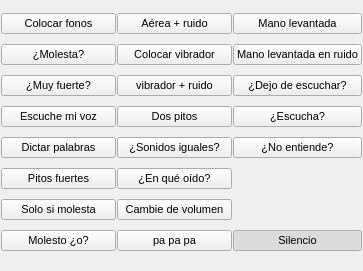
<?xml version="1.0" encoding="UTF-8"?>
<ui version="4.0">
 <class>Form</class>
 <widget class="QWidget" name="Form">
  <property name="geometry">
   <rect>
    <x>0</x>
    <y>0</y>
    <width>363</width>
    <height>271</height>
   </rect>
  </property>
  <property name="windowTitle">
   <string>Form</string>
  </property>
  <layout class="QGridLayout" name="gridLayout">
   <property name="leftMargin">
    <number>1</number>
   </property>
   <property name="topMargin">
    <number>4</number>
   </property>
   <property name="rightMargin">
    <number>1</number>
   </property>
   <property name="bottomMargin">
    <number>4</number>
   </property>
   <property name="spacing">
    <number>1</number>
   </property>
   <item row="14" column="2">
    <widget class="QPushButton" name="btn_act19">
     <property name="font">
      <font>
       <pointsize>8</pointsize>
      </font>
     </property>
     <property name="toolTip">
      <string>&lt;html&gt;&lt;head/&gt;&lt;body&gt;&lt;p&gt;&lt;span style=&quot; background-color:transparent;&quot;&gt;Silencio&lt;/span&gt;&lt;/p&gt;&lt;/body&gt;&lt;/html&gt;</string>
     </property>
     <property name="text">
      <string>Silencio</string>
     </property>
     <property name="checkable">
      <bool>true</bool>
     </property>
     <property name="checked">
      <bool>true</bool>
     </property>
     <property name="autoExclusive">
      <bool>true</bool>
     </property>
     <attribute name="buttonGroup">
      <string notr="true">buttonGroup</string>
     </attribute>
    </widget>
   </item>
   <item row="10" column="0">
    <widget class="QPushButton" name="btn_act5">
     <property name="font">
      <font>
       <pointsize>8</pointsize>
      </font>
     </property>
     <property name="toolTip">
      <string>&lt;html&gt;&lt;head/&gt;&lt;body&gt;&lt;p&gt;&lt;span style=&quot; background-color:transparent;&quot;&gt;AHORA LE VOY A DICTAR UNAS PALABRAS, NECESITO QUE LAS REPITA EN VOZ ALTA Y REPITA SOLO LO QUE ENTIENDA. &lt;/span&gt;&lt;/p&gt;&lt;/body&gt;&lt;/html&gt;</string>
     </property>
     <property name="text">
      <string>Dictar palabras</string>
     </property>
     <property name="checkable">
      <bool>true</bool>
     </property>
     <property name="autoExclusive">
      <bool>true</bool>
     </property>
     <attribute name="buttonGroup">
      <string notr="true">buttonGroup</string>
     </attribute>
    </widget>
   </item>
   <item row="6" column="0">
    <widget class="QPushButton" name="btn_act8">
     <property name="font">
      <font>
       <pointsize>8</pointsize>
      </font>
     </property>
     <property name="toolTip">
      <string>&lt;html&gt;&lt;head/&gt;&lt;body&gt;&lt;p&gt;&lt;span style=&quot; background-color:transparent;&quot;&gt;¿MOLESTA CUANDO LE HABLO?&lt;/span&gt;&lt;/p&gt;&lt;/body&gt;&lt;/html&gt;</string>
     </property>
     <property name="text">
      <string>¿Molesta?</string>
     </property>
     <property name="checkable">
      <bool>true</bool>
     </property>
     <property name="autoExclusive">
      <bool>true</bool>
     </property>
     <attribute name="buttonGroup">
      <string notr="true">buttonGroup</string>
     </attribute>
    </widget>
   </item>
   <item row="12" column="0">
    <widget class="QPushButton" name="btn_act2">
     <property name="font">
      <font>
       <pointsize>8</pointsize>
      </font>
     </property>
     <property name="toolTip">
      <string>&lt;html&gt;&lt;head/&gt;&lt;body&gt;&lt;p&gt;&lt;span style=&quot; background-color:transparent;&quot;&gt;AHORA LE VOY A COLOCAR UNOS PITOS FUERTES, VAN A HACER TODOS FUERTES E IRÁN AUMENTANDO EN VOLUMEN, SERÁN CADA VEZ MÁS FUERTES. NECESITO QUE ME AVISE SI ALGUNO DE ESOS PITOS FUERTES A USTED LE MOLESTA. &lt;/span&gt;&lt;/p&gt;&lt;/body&gt;&lt;/html&gt;</string>
     </property>
     <property name="text">
      <string>Pitos fuertes</string>
     </property>
     <property name="checkable">
      <bool>true</bool>
     </property>
     <property name="autoExclusive">
      <bool>true</bool>
     </property>
     <attribute name="buttonGroup">
      <string notr="true">buttonGroup</string>
     </attribute>
    </widget>
   </item>
   <item row="4" column="0">
    <widget class="QPushButton" name="btn_act1">
     <property name="font">
      <font>
       <pointsize>8</pointsize>
      </font>
     </property>
     <property name="toolTip">
      <string>&lt;html&gt;&lt;head/&gt;&lt;body&gt;&lt;p&gt;&lt;span style=&quot; background-color:transparent;&quot;&gt;LE VOY A COLOCAR ESTOS FONOS, POR ESTOS FONOS USTED VA A ESCUCHAR UNOS PITOS, CADA PITO QUE ESCUCHE NECESITO QUE LEVANTE LA MANO, AUNQUE SUENEN MUY PEQUEÑOS, ME AVISA TODOS LOS PITOS QUE ESCUCHE. &lt;/span&gt;&lt;/p&gt;&lt;/body&gt;&lt;/html&gt;</string>
     </property>
     <property name="text">
      <string>Colocar fonos</string>
     </property>
     <property name="checkable">
      <bool>true</bool>
     </property>
     <property name="autoExclusive">
      <bool>true</bool>
     </property>
     <attribute name="buttonGroup">
      <string notr="true">buttonGroup</string>
     </attribute>
    </widget>
   </item>
   <item row="8" column="0">
    <widget class="QPushButton" name="btn_act7">
     <property name="font">
      <font>
       <pointsize>8</pointsize>
      </font>
     </property>
     <property name="toolTip">
      <string>&lt;html&gt;&lt;head/&gt;&lt;body&gt;&lt;p&gt;&lt;span style=&quot; background-color:transparent;&quot;&gt;¿ESTA MUY FUERTE MI VOZ?&lt;/span&gt;&lt;/p&gt;&lt;/body&gt;&lt;/html&gt;</string>
     </property>
     <property name="text">
      <string>¿Muy fuerte?</string>
     </property>
     <property name="checkable">
      <bool>true</bool>
     </property>
     <property name="autoExclusive">
      <bool>true</bool>
     </property>
     <attribute name="buttonGroup">
      <string notr="true">buttonGroup</string>
     </attribute>
    </widget>
   </item>
   <item row="13" column="0">
    <widget class="QPushButton" name="btn_act3">
     <property name="font">
      <font>
       <pointsize>8</pointsize>
      </font>
     </property>
     <property name="toolTip">
      <string>&lt;html&gt;&lt;head/&gt;&lt;body&gt;&lt;p&gt;&lt;span style=&quot; background-color:transparent;&quot;&gt;SOLO SI MOLESTA EL PITO FUERTE LEVANTE LA MANO. &lt;/span&gt;&lt;/p&gt;&lt;/body&gt;&lt;/html&gt;</string>
     </property>
     <property name="text">
      <string>Solo si molesta</string>
     </property>
     <property name="checkable">
      <bool>true</bool>
     </property>
     <property name="autoExclusive">
      <bool>true</bool>
     </property>
     <attribute name="buttonGroup">
      <string notr="true">buttonGroup</string>
     </attribute>
    </widget>
   </item>
   <item row="14" column="0">
    <widget class="QPushButton" name="pushButton">
     <property name="font">
      <font>
       <pointsize>8</pointsize>
      </font>
     </property>
     <property name="toolTip">
      <string>&lt;html&gt;&lt;head/&gt;&lt;body&gt;&lt;p&gt;&lt;span style=&quot; background-color:transparent;&quot;&gt;¿ESE SONIDO LE MOLESTO O SOLO LO ESCUCHO FUERTE?&lt;/span&gt;&lt;/p&gt;&lt;/body&gt;&lt;/html&gt;</string>
     </property>
     <property name="text">
      <string>Molesto ¿o?</string>
     </property>
     <property name="checkable">
      <bool>true</bool>
     </property>
     <property name="autoExclusive">
      <bool>true</bool>
     </property>
     <attribute name="buttonGroup">
      <string notr="true">buttonGroup</string>
     </attribute>
    </widget>
   </item>
   <item row="9" column="0">
    <widget class="QPushButton" name="btn_act4">
     <property name="font">
      <font>
       <pointsize>8</pointsize>
      </font>
     </property>
     <property name="toolTip">
      <string>&lt;html&gt;&lt;head/&gt;&lt;body&gt;&lt;p&gt;&lt;span style=&quot; background-color:transparent;&quot;&gt;APENAS ESCUCHE MI VOZ, LEVANTE LA MANO. &lt;/span&gt;&lt;/p&gt;&lt;/body&gt;&lt;/html&gt;</string>
     </property>
     <property name="text">
      <string>Escuche mi voz</string>
     </property>
     <property name="checkable">
      <bool>true</bool>
     </property>
     <property name="autoExclusive">
      <bool>true</bool>
     </property>
     <attribute name="buttonGroup">
      <string notr="true">buttonGroup</string>
     </attribute>
    </widget>
   </item>
   <item row="8" column="1">
    <widget class="QPushButton" name="btn_act18">
     <property name="font">
      <font>
       <pointsize>8</pointsize>
      </font>
     </property>
     <property name="toolTip">
      <string>&lt;html&gt;&lt;head/&gt;&lt;body&gt;&lt;p&gt;&lt;span style=&quot; background-color:transparent;&quot;&gt;LE VOY A COLOCAR ESTE APARATO DETRÁS DE SU OREJA, NECESITO QUE ME AVISE LOS PITOS AUNQUE SUENEN MUY BAJITOS. POR LA OTRA OREJA VA UN RUIDO, A ESE RUIDO NECESITO QUE NO LE HAGA CASO Y ME SIGA AVISANDO LOS PITOS QUE ESCUCHE.&lt;/span&gt;&lt;/p&gt;&lt;/body&gt;&lt;/html&gt;</string>
     </property>
     <property name="text">
      <string>vibrador + ruido</string>
     </property>
     <property name="checkable">
      <bool>true</bool>
     </property>
     <property name="autoExclusive">
      <bool>true</bool>
     </property>
     <attribute name="buttonGroup">
      <string notr="true">buttonGroup</string>
     </attribute>
    </widget>
   </item>
   <item row="6" column="1">
    <widget class="QPushButton" name="btn_act17">
     <property name="font">
      <font>
       <pointsize>8</pointsize>
      </font>
     </property>
     <property name="toolTip">
      <string>&lt;html&gt;&lt;head/&gt;&lt;body&gt;&lt;p&gt;&lt;span style=&quot; background-color:transparent;&quot;&gt;LE VOY A COLOCAR ESTE APARATO DETRÁS DE SU OREJA, NECESITO QUE ME AVISE LOS PITOS IGUAL QUE AL COMIENZO DEL EXAMEN, AUNQUE SUENEN MUY BAJOS.&lt;/span&gt;&lt;/p&gt;&lt;/body&gt;&lt;/html&gt;</string>
     </property>
     <property name="text">
      <string>Colocar vibrador</string>
     </property>
     <property name="checkable">
      <bool>true</bool>
     </property>
     <property name="autoExclusive">
      <bool>true</bool>
     </property>
     <attribute name="buttonGroup">
      <string notr="true">buttonGroup</string>
     </attribute>
    </widget>
   </item>
   <item row="4" column="1">
    <widget class="QPushButton" name="pushButton_2">
     <property name="font">
      <font>
       <pointsize>8</pointsize>
      </font>
     </property>
     <property name="toolTip">
      <string>&lt;html&gt;&lt;head/&gt;&lt;body&gt;&lt;p&gt;&lt;span style=&quot; background-color:transparent;&quot;&gt;AHORA VA ESCUCHAR UN RUIDO POR LA OTRA OREJITA, NECESITO QUE NO LE HAGA CASO A ESE RUIDO Y ME SIGA AVISANDO LOS SONIDOS DE ESTA OREJITA&lt;/span&gt;&lt;/p&gt;&lt;/body&gt;&lt;/html&gt;</string>
     </property>
     <property name="text">
      <string>Aérea + ruido</string>
     </property>
     <property name="checkable">
      <bool>true</bool>
     </property>
     <property name="autoExclusive">
      <bool>true</bool>
     </property>
     <attribute name="buttonGroup">
      <string notr="true">buttonGroup</string>
     </attribute>
    </widget>
   </item>
   <item row="9" column="1">
    <widget class="QPushButton" name="btn_act12">
     <property name="font">
      <font>
       <pointsize>8</pointsize>
      </font>
     </property>
     <property name="toolTip">
      <string>&lt;html&gt;&lt;head/&gt;&lt;body&gt;&lt;p&gt;&lt;span style=&quot; background-color:transparent;&quot;&gt;VA A ESCUCHAR DOS PITOS, DE FORMA ALTERNADA, UN OÍDO PRIMERO Y OTRO DESPUÉS. NECESITO QUE ME DIGA SI LOS ESCUCHA IGUAL EN VOLUMEN O UNO MÁS FUERTE QUE OTRO. &lt;/span&gt;&lt;/p&gt;&lt;/body&gt;&lt;/html&gt;</string>
     </property>
     <property name="text">
      <string>Dos pitos</string>
     </property>
     <property name="checkable">
      <bool>true</bool>
     </property>
     <property name="autoExclusive">
      <bool>true</bool>
     </property>
     <attribute name="buttonGroup">
      <string notr="true">buttonGroup</string>
     </attribute>
    </widget>
   </item>
   <item row="10" column="1">
    <widget class="QPushButton" name="btn_act14">
     <property name="font">
      <font>
       <pointsize>8</pointsize>
      </font>
     </property>
     <property name="toolTip">
      <string>&lt;html&gt;&lt;head/&gt;&lt;body&gt;&lt;p&gt;&lt;span style=&quot; background-color:transparent;&quot;&gt;¿LOS ESCUCHO IGUALES? &lt;/span&gt;&lt;/p&gt;&lt;/body&gt;&lt;/html&gt;</string>
     </property>
     <property name="text">
      <string>¿Sonidos iguales?</string>
     </property>
     <property name="checkable">
      <bool>true</bool>
     </property>
     <property name="autoExclusive">
      <bool>true</bool>
     </property>
     <attribute name="buttonGroup">
      <string notr="true">buttonGroup</string>
     </attribute>
    </widget>
   </item>
   <item row="13" column="1">
    <widget class="QPushButton" name="btn_act15">
     <property name="font">
      <font>
       <pointsize>8</pointsize>
      </font>
     </property>
     <property name="toolTip">
      <string>&lt;html&gt;&lt;head/&gt;&lt;body&gt;&lt;p&gt;&lt;span style=&quot; background-color:transparent;&quot;&gt;VA ESCUCHAR UN PITO DE FORMA CONTINUA. NECESITO QUE ME AVISE CUANDO ESE PITO CAMBIE DE VOLUMEN LEVANTANDO LA MANO CADA VEZ QUE OCURRA. &lt;/span&gt;&lt;/p&gt;&lt;/body&gt;&lt;/html&gt;</string>
     </property>
     <property name="text">
      <string>Cambie de volumen</string>
     </property>
     <property name="checkable">
      <bool>true</bool>
     </property>
     <property name="autoExclusive">
      <bool>true</bool>
     </property>
     <attribute name="buttonGroup">
      <string notr="true">buttonGroup</string>
     </attribute>
    </widget>
   </item>
   <item row="12" column="1">
    <widget class="QPushButton" name="btn_act13">
     <property name="font">
      <font>
       <pointsize>8</pointsize>
      </font>
     </property>
     <property name="toolTip">
      <string>&lt;html&gt;&lt;head/&gt;&lt;body&gt;&lt;p&gt;&lt;span style=&quot; background-color:transparent;&quot;&gt;¿QUÉ OÍDO ESCUCHO MÁS FUERTE?&lt;/span&gt;&lt;/p&gt;&lt;/body&gt;&lt;/html&gt;</string>
     </property>
     <property name="text">
      <string>¿En qué oído?</string>
     </property>
     <property name="checkable">
      <bool>true</bool>
     </property>
     <property name="autoExclusive">
      <bool>true</bool>
     </property>
     <attribute name="buttonGroup">
      <string notr="true">buttonGroup</string>
     </attribute>
    </widget>
   </item>
   <item row="9" column="2">
    <widget class="QPushButton" name="btn_act6">
     <property name="font">
      <font>
       <pointsize>8</pointsize>
      </font>
     </property>
     <property name="toolTip">
      <string>&lt;html&gt;&lt;head/&gt;&lt;body&gt;&lt;p&gt;&lt;span style=&quot; background-color:transparent;&quot;&gt;¿ME ESCUCHA?&lt;/span&gt;&lt;/p&gt;&lt;/body&gt;&lt;/html&gt;</string>
     </property>
     <property name="text">
      <string>¿Escucha?</string>
     </property>
     <property name="checkable">
      <bool>true</bool>
     </property>
     <property name="autoExclusive">
      <bool>true</bool>
     </property>
     <attribute name="buttonGroup">
      <string notr="true">buttonGroup</string>
     </attribute>
    </widget>
   </item>
   <item row="8" column="2">
    <widget class="QPushButton" name="btn_act11">
     <property name="font">
      <font>
       <pointsize>8</pointsize>
      </font>
     </property>
     <property name="toolTip">
      <string>&lt;html&gt;&lt;head/&gt;&lt;body&gt;&lt;p&gt;&lt;span style=&quot; background-color:transparent;&quot;&gt;¿LO DEJÓ DE ESCUCHAR?&lt;/span&gt;&lt;/p&gt;&lt;/body&gt;&lt;/html&gt;</string>
     </property>
     <property name="text">
      <string>¿Dejo de escuchar?</string>
     </property>
     <property name="checkable">
      <bool>true</bool>
     </property>
     <property name="autoExclusive">
      <bool>true</bool>
     </property>
     <attribute name="buttonGroup">
      <string notr="true">buttonGroup</string>
     </attribute>
    </widget>
   </item>
   <item row="6" column="2">
    <widget class="QPushButton" name="btn_act16">
     <property name="font">
      <font>
       <pointsize>8</pointsize>
      </font>
     </property>
     <property name="toolTip">
      <string>&lt;html&gt;&lt;head/&gt;&lt;body&gt;&lt;p&gt;&lt;span style=&quot; background-color:transparent;&quot;&gt;VA SENTIR UN RUIDO FUERTE POR EL OÍDO Y UN PITO POR EL MISMO OÍDO, NECESITO QUE MANTENGA LA MANO LEVANTADA TODO EL MOMENTO QUE ESCUCHE EL PITO, SOLO SI LO DEJA DE ESCUCHAR EL PITO BAJARÁ LA MANO, SI ESCUCHA MÁS BAJO EL PITO MANTENGA LA MANO LEVANTADA. &lt;/span&gt;&lt;/p&gt;&lt;/body&gt;&lt;/html&gt;</string>
     </property>
     <property name="text">
      <string>Mano levantada en ruido</string>
     </property>
     <property name="checkable">
      <bool>true</bool>
     </property>
     <property name="autoExclusive">
      <bool>true</bool>
     </property>
     <attribute name="buttonGroup">
      <string notr="true">buttonGroup</string>
     </attribute>
    </widget>
   </item>
   <item row="4" column="2">
    <widget class="QPushButton" name="btn_act10">
     <property name="font">
      <font>
       <pointsize>8</pointsize>
      </font>
     </property>
     <property name="toolTip">
      <string>&lt;html&gt;&lt;head/&gt;&lt;body&gt;&lt;p&gt;&lt;span style=&quot; background-color:transparent;&quot;&gt;VA A ESCUCHAR UN PITO CONTINUO, NECESITO QUE MANTENGA LA MANO LEVANTADA TODO EL MOMENTO QUE ESCUCHE EL PITO. SI LO DEJA DE ESCUCHAR BAJA LA MANO. SI LO ESCUCHA MÁS DESPACIO MANTENGA LA MANO LEVANTADA. &lt;/span&gt;&lt;/p&gt;&lt;/body&gt;&lt;/html&gt;</string>
     </property>
     <property name="text">
      <string>Mano levantada</string>
     </property>
     <property name="checkable">
      <bool>true</bool>
     </property>
     <property name="autoExclusive">
      <bool>true</bool>
     </property>
     <attribute name="buttonGroup">
      <string notr="true">buttonGroup</string>
     </attribute>
    </widget>
   </item>
   <item row="10" column="2">
    <widget class="QPushButton" name="btn_act9">
     <property name="font">
      <font>
       <pointsize>8</pointsize>
      </font>
     </property>
     <property name="toolTip">
      <string>&lt;html&gt;&lt;head/&gt;&lt;body&gt;&lt;p&gt;&lt;span style=&quot; background-color:transparent;&quot;&gt;¿ESCUCHA PERO NO ENTIENDE?&lt;/span&gt;&lt;/p&gt;&lt;/body&gt;&lt;/html&gt;</string>
     </property>
     <property name="text">
      <string>¿No entiende?</string>
     </property>
     <property name="checkable">
      <bool>true</bool>
     </property>
     <property name="autoExclusive">
      <bool>true</bool>
     </property>
     <attribute name="buttonGroup">
      <string notr="true">buttonGroup</string>
     </attribute>
    </widget>
   </item>
   <item row="14" column="1">
    <widget class="QPushButton" name="pushButton_3">
     <property name="font">
      <font>
       <pointsize>8</pointsize>
      </font>
     </property>
     <property name="text">
      <string>pa pa pa</string>
     </property>
     <property name="checkable">
      <bool>true</bool>
     </property>
     <property name="autoExclusive">
      <bool>true</bool>
     </property>
     <attribute name="buttonGroup">
      <string notr="true">buttonGroup</string>
     </attribute>
    </widget>
   </item>
  </layout>
 </widget>
 <resources/>
 <connections/>
 <buttongroups>
  <buttongroup name="buttonGroup"/>
 </buttongroups>
</ui>
